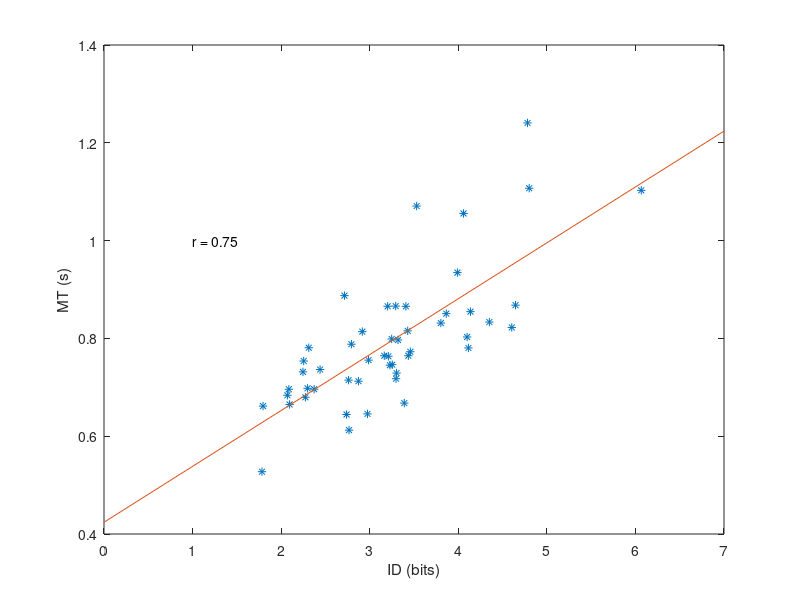
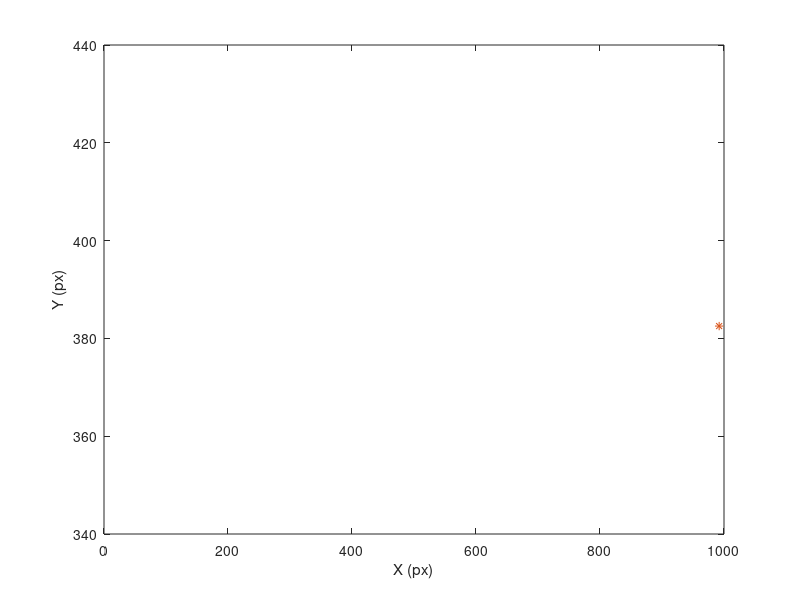
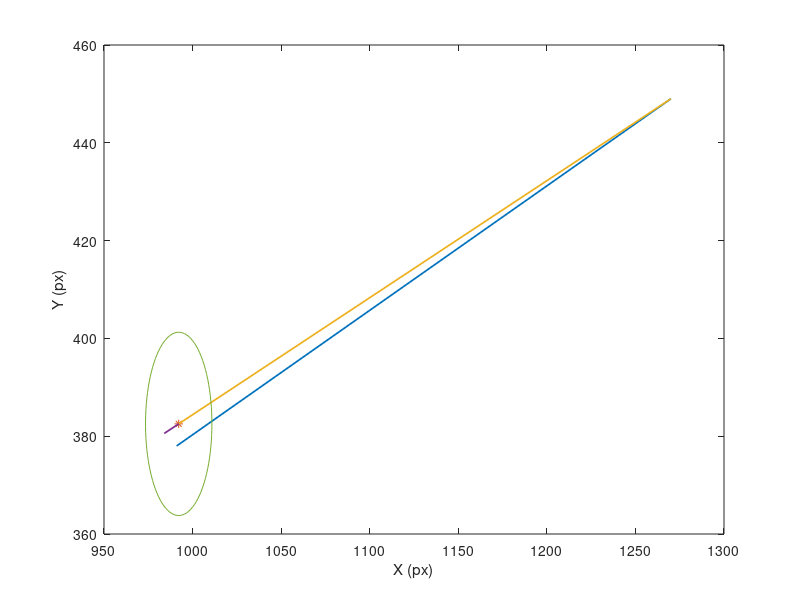

Write MATLAB code to recreate these figures, in order.
clc
clear

data = importdata('data.txt');
target = importdata('target.txt');
all = importdata('all_data.txt');

size = length(data(:,1));
ae = zeros(size-1,2);

%A = pi/4.*target(:,1);

for i = 1:size-1
   
    num = data(i+1,1);
    D(i) = sqrt((data(i,3)-target(num,2))^2 + (data(i,4)-target(num,3))^2);
    MT(i) = data(i+1,2) - data(i,2);
    
    A = pi/4*target(num,1);
    ID(i) = log2(D(i)/A + 1);
    
    xo = [data(i,3),data(i,4)];
    xf = [data(i+1,3),data(i+1,4)];
    xd = [target(num,2),target(num,3)];
    
    ae(i,:) = dot(xf-xo,xd-xo)/dot(xd-xo,xd-xo)*(xd-xo)'; %effective amplitude
    dx(i) = norm(ae(i,:)) - norm(xd-xo);
    
    xt(i) = norm(xd-xo);
    
end


TP = log2(mean(vecnorm(ae'))/(4.1333*std(dx)) + 1)./mean(MT);
%ID = log2(D./A' + 1);

X = [ID',ones(size-1,1)];
Y = MT';
b = X\Y;

rsquared = corrcoef(ID,MT);

figure
plot(ID,MT,'*')
hold on
plot([0 7],b'*[0 7; 1 1])
ylabel('MT (s)')
xlabel('ID (bits)')
txt = 'r = 0.75';
text(1,1,txt);


figure
plot(all.data(166:215,1),all.data(166:215,2))
hold on
plot(992.1773, 382.5222, '*')
%plot([0 7],b'*[0 7; 1 1])
ylabel('Y (px)')
xlabel('X (px)')

param = [data(2,3),1; 992.1773,1]\[data(2,4);382.5222];

j = 1;
for i = linspace(0,2*pi,100);
   circ1(j,1) = 992.1773 + 18.74117*cos(i);
   circ1(j,2) = 382.5222 + 18.74117*sin(i);
   j = j+1;
end
 

figure
plot(data(2:3,3),data(2:3,4),'LineWidth',1.25)
hold on
plot(992.1773, 382.5222, '*')
plot([data(2,3),992.1773], [data(2,4),382.5222], '-','LineWidth',1.25)
plot([992.1773,984], [382.5222,param'*[984;1]], '-','LineWidth',1.25)
plot(circ1(:,1),circ1(:,2))
%plot([0 7],b'*[0 7; 1 1])
ylabel('Y (px)')
xlabel('X (px)')
%axis([ 950 1300 200 550])
